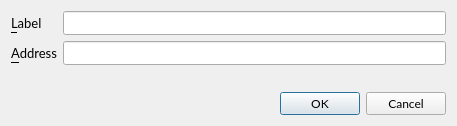
<?xml version="1.0" encoding="UTF-8"?>
<ui version="4.0">
 <class>EditAddressDialog</class>
 <widget class="QDialog" name="EditAddressDialog">
  <property name="geometry">
   <rect>
    <x>0</x>
    <y>0</y>
    <width>457</width>
    <height>126</height>
   </rect>
  </property>
  <property name="font">
   <font>
    <family>Lato</family>
   </font>
  </property>
  <property name="windowTitle">
   <string>Edit Address</string>
  </property>
  <layout class="QVBoxLayout" name="verticalLayout">
   <item>
    <layout class="QFormLayout" name="formLayout">
     <property name="fieldGrowthPolicy">
      <enum>QFormLayout::AllNonFixedFieldsGrow</enum>
     </property>
     <item row="0" column="0">
      <widget class="QLabel" name="label">
       <property name="font">
        <font>
         <pointsize>10</pointsize>
        </font>
       </property>
       <property name="text">
        <string>&amp;Label</string>
       </property>
       <property name="buddy">
        <cstring>labelEdit</cstring>
       </property>
      </widget>
     </item>
     <item row="0" column="1">
      <widget class="QLineEdit" name="labelEdit">
       <property name="font">
        <font>
         <pointsize>10</pointsize>
        </font>
       </property>
       <property name="toolTip">
        <string>The label associated with this address book entry</string>
       </property>
      </widget>
     </item>
     <item row="1" column="0">
      <widget class="QLabel" name="label_2">
       <property name="font">
        <font>
         <pointsize>10</pointsize>
        </font>
       </property>
       <property name="text">
        <string>&amp;Address</string>
       </property>
       <property name="buddy">
        <cstring>addressEdit</cstring>
       </property>
      </widget>
     </item>
     <item row="1" column="1">
      <widget class="QLineEdit" name="addressEdit">
       <property name="font">
        <font>
         <pointsize>10</pointsize>
        </font>
       </property>
       <property name="toolTip">
        <string>The address associated with this address book entry. This can only be modified for sending addresses.</string>
       </property>
      </widget>
     </item>
    </layout>
   </item>
   <item>
    <widget class="QDialogButtonBox" name="buttonBox">
     <property name="orientation">
      <enum>Qt::Horizontal</enum>
     </property>
     <property name="standardButtons">
      <set>QDialogButtonBox::Cancel|QDialogButtonBox::Ok</set>
     </property>
    </widget>
   </item>
  </layout>
 </widget>
 <resources/>
 <connections>
  <connection>
   <sender>buttonBox</sender>
   <signal>accepted()</signal>
   <receiver>EditAddressDialog</receiver>
   <slot>accept()</slot>
   <hints>
    <hint type="sourcelabel">
     <x>248</x>
     <y>254</y>
    </hint>
    <hint type="destinationlabel">
     <x>157</x>
     <y>274</y>
    </hint>
   </hints>
  </connection>
  <connection>
   <sender>buttonBox</sender>
   <signal>rejected()</signal>
   <receiver>EditAddressDialog</receiver>
   <slot>reject()</slot>
   <hints>
    <hint type="sourcelabel">
     <x>316</x>
     <y>260</y>
    </hint>
    <hint type="destinationlabel">
     <x>286</x>
     <y>274</y>
    </hint>
   </hints>
  </connection>
 </connections>
</ui>
